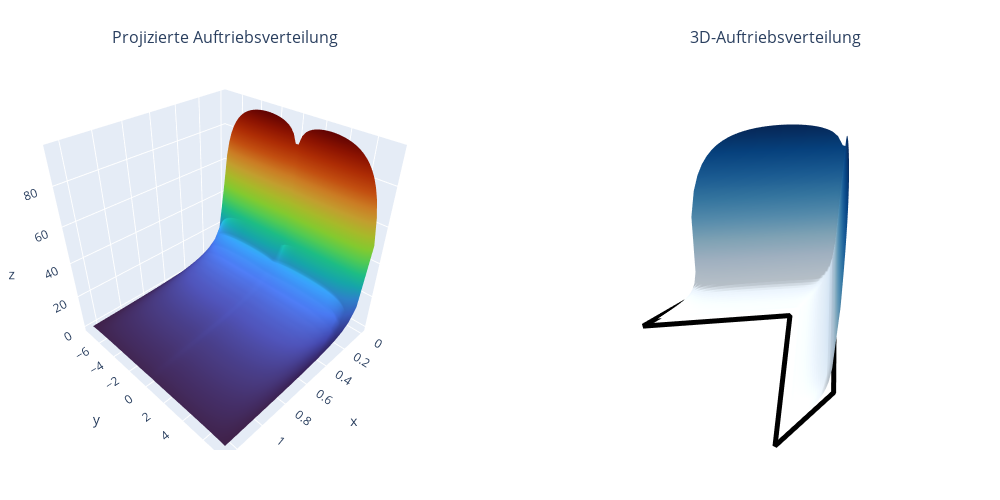

Write notebook code for a chart like this one.
### Markdown cell above
### 6.1.7 Visualisierung
### 3D-Auftriebsverteilung
Für die Visualisierung wird hier plotly verwendet. Eine andere Möglichkeit zur Visualisierung mit high-level API. Das besondere an plotly ist die Möglichkeit zur Interaktion mit Plots durch Rotation und Zoom, was vor allem bei 3D-Darstellungen sehr hilfreich ist.

### Code cell
def plot_lift_distribution(X_C, Y_C, A):
    """
    Plottet die Auftriebsverteilung  als interaktive 3D-Oberfläche 
    """
    fig = make_subplots(rows=1, cols=2, specs=[[{"type": "surface"}, {"type": "surface"}]],
                        subplot_titles=("Projizierte Auftriebsverteilung", "3D-Auftriebsverteilung"))
    
    # Rechteckiges Punktegitter erzeugen
    x_rect = np.linspace(0, c, M)
    y_rect = np.linspace(-s, s, N)
    XX, YY = np.meshgrid(x_rect, y_rect)

    # Erstelle die projizierte Auftriebsverteilung
    fig.add_trace(go.Surface(
        z=A, x=XX, y=YY,
        colorscale='Turbo',
        name='Flügelgrundriss',
        showscale=False
        ), row=1, col=1)

    # Erstelle die 3D-Auftriebsverteilung
    fig.add_trace(go.Surface(
        z=A, x=X_C, y=Y_C,
        colorscale='Blues',
        name='Flügelgrundriss',
        showscale=False
        ), row=1, col=2)


    # Füge die Flügelplanform als 3D-Linie hinzu
    points = pfeilfluegel(s, np.degrees(phi), c)
    fig.add_trace(go.Scatter3d(
        x=points[:, 1], y=points[:, 0], z=np.zeros(points.shape[0]),
        mode='lines',
        line=dict(color='black', width=10),
        name='3D-Auftriebsverteilung'
        ), row=1, col=2)

    # Entferne die Achsen und Beschriftungen
    fig.update_layout(
        scene2=dict( 
            xaxis=dict(visible=False),
            yaxis=dict(visible=False),
            zaxis=dict(visible=False),
        ),
        margin=dict(l=0, r=0, b=50, t=50),  # Ränder einstellen
        width=1000,
        height=500
    )

    # Zeige den Plot an
    fig.show()


# Plot-Funktion ausführen
plot_lift_distribution(X_C, Y_C, A)

### Figure 1 — Plotly figure (JSON) as saved in the notebook; plotly's stock layout.template omitted (floating-point values rounded to 4 significant figures; data arrays with more than 128 entries replaced by an {"elided": "..."} marker saying what was removed)
{"data": [{"colorscale": [[0, "#30123b"], [0.07143, "#4145ab"], [0.1429, "#4675ed"], [0.2143, "#39a2fc"], [0.2857, "#1bcfd4"], [0.3571, "#24eca6"], [0.4286, "#61fc6c"], [0.5, "#a4fc3b"], [0.5714, "#d1e834"], [0.6429, "#f3c63a"], [0.7143, "#fe9b2d"], [0.7857, "#f36315"], [0.8571, "#d93806"], [0.9286, "#b11901"], [1, "#7a0402"]], "name": "Flügelgrundriss", "scene": "scene", "showscale": false, "type": "surface", "x": {"elided": "60x20 float values"}, "y": {"elided": "60x20 float values"}, "z": {"elided": "60x20 float values"}}, {"colorscale": [[0, "rgb(247,251,255)"], [0.125, "rgb(222,235,247)"], [0.25, "rgb(198,219,239)"], [0.375, "rgb(158,202,225)"], [0.5, "rgb(107,174,214)"], [0.625, "rgb(66,146,198)"], [0.75, "rgb(33,113,181)"], [0.875, "rgb(8,81,156)"], [1, "rgb(8,48,107)"]], "name": "Flügelgrundriss", "scene": "scene2", "showscale": false, "type": "surface", "x": {"elided": "60x20 float values"}, "y": {"elided": "60x20 float values"}, "z": {"elided": "60x20 float values"}}, {"line": {"color": "black", "width": 10}, "mode": "lines", "name": "3D-Auftriebsverteilung", "scene": "scene2", "type": "scatter3d", "x": [0, 2.01, 3.26, 1.25, 3.26, 2.01, 0], "y": [0, 7.5, 7.5, 0, -7.5, -7.5, 0], "z": [0, 0, 0, 0, 0, 0, 0]}], "layout": {"annotations": [{"font": {"size": 16}, "showarrow": false, "text": "Projizierte Auftriebsverteilung", "x": 0.225, "xanchor": "center", "xref": "paper", "y": 1, "yanchor": "bottom", "yref": "paper"}, {"font": {"size": 16}, "showarrow": false, "text": "3D-Auftriebsverteilung", "x": 0.775, "xanchor": "center", "xref": "paper", "y": 1, "yanchor": "bottom", "yref": "paper"}], "height": 500, "margin": {"b": 50, "l": 0, "r": 0, "t": 50}, "scene": {"domain": {"x": [0, 0.45], "y": [0, 1]}}, "scene2": {"domain": {"x": [0.55, 1], "y": [0, 1]}, "xaxis": {"visible": false}, "yaxis": {"visible": false}, "zaxis": {"visible": false}}, "width": 1000}}
